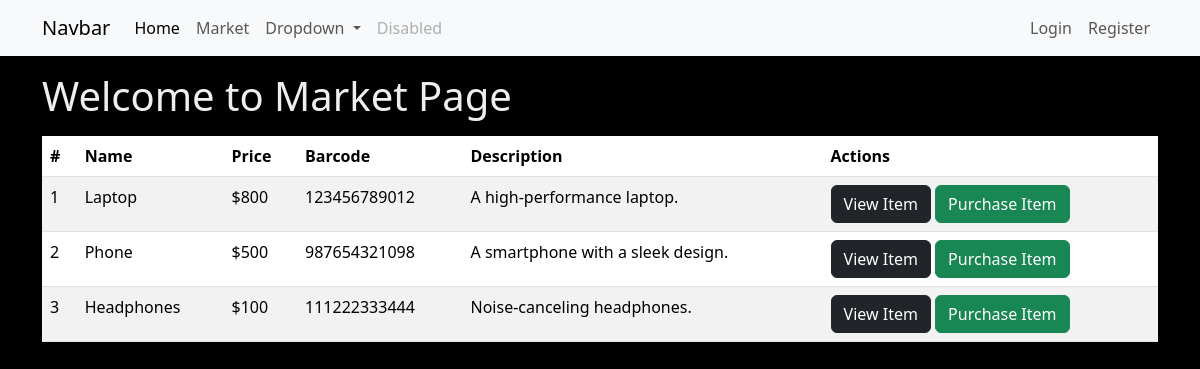
/market, run on the app's committed database.
### master.py (models this page shows)
class Item(db.Model):
    id = db.Column(db.Integer(), primary_key=True)
    name = db.Column(db.String(length=30), nullable=False, unique=True)
    price = db.Column(db.Integer(), nullable=False)
    barcode = db.Column(db.String(length=12), nullable=False, unique=True)
    description = db.Column(db.String(length=1024), nullable=False, unique=True)

### master.py (the view)
@app.route("/market")
def market_page():
    items = Item.query.all()
    return render_template('market.html', items=items)

### templates/market.html (shortened to what this page needs)
{% extends 'layout.html' %}
{% block content %}
    <div class="container">
        <div class="my-3">
            <h1>Welcome to Market Page</h1>
        </div>
        <table class="table table-striped table-hover">
            <thead>
              <tr>
                <th scope="col">#</th>
                <th scope="col">Name</th>
                <th scope="col">Price</th>
                <th scope="col">Barcode</th>
                <th scope="col">Description</th>
                <th scope="col">Actions</th>
              </tr>
            </thead>
            <tbody>
              {% for item in items %}
              <tr>
                <td scope="row">{{ item.id }}</td>
                <td>{{ item.name }}</td>
                <td>${{ item.price }}</td>
                <td>{{ item.barcode }}</td>
                <td>{{ item.description }}</td>
                <td>
                  <a href="#" class="btn btn-dark">View Item</a>
                  <a href="#" class="btn btn-success">Purchase Item</a>
                </td>
              </tr>
              {% endfor %}
            </tbody>
          </table>
    </div>
{% endblock %}

### templates/layout.html (shortened to what this page needs)
<!doctype html>
<html lang="en">
  <head>
    <link href="https://cdn.jsdelivr.net/npm/bootstrap@5.3.3/dist/css/bootstrap.min.css" rel="stylesheet">
  </head>
  <body>
    <header>
        <nav class="navbar navbar-expand-lg bg-body-tertiary">
            <div class="container">
              <a class="navbar-brand" href="#">Navbar</a>
              <div class="collapse navbar-collapse" id="navbarSupportedContent">
                <ul class="navbar-nav me-auto mb-2 mb-lg-0">
                  <li class="nav-item">
                    <a class="nav-link active" aria-current="page" href="{{ url_for('home_page') }}">Home</a>
                  </li>
                  <li class="nav-item">
                    <a class="nav-link" href="{{ url_for('market_page') }}">Market</a>
                  </li>
                  <li class="nav-item dropdown">
                    <a class="nav-link dropdown-toggle" href="#" role="button" data-bs-toggle="dropdown" aria-expanded="false">
                      Dropdown
                    </a>
                  </li>
                  <li class="nav-item">
                    <a class="nav-link disabled" aria-disabled="true">Disabled</a>
                  </li>
                </ul>
                <ul class="navbar-nav mb-2 mb-lg-0">
                    <li class="nav-item">
                      <a class="nav-link" aria-current="page" href="#">Login</a>
                    </li>
                    <li class="nav-item">
                      <a class="nav-link" href="#">Register</a>
                    </li>
                </ul>
              </div>
            </div>
          </nav>
    </header>
    <div>
        {% block content %}
        {% endblock %}
    </div>
  </body>
</html>

### templates/layout.html (style rules this page uses)
body { background-color: #000; color: #eee; }

### data on the page
Item: id "1", name "Laptop", price "800", barcode "123456789012", description "A high-performance laptop."
Item: id "2", name "Phone", price "500", barcode "987654321098", description "A smartphone with a sleek design."
Item: id "3", name "Headphones", price "100", barcode "111222333444", description "Noise-canceling headphones."
